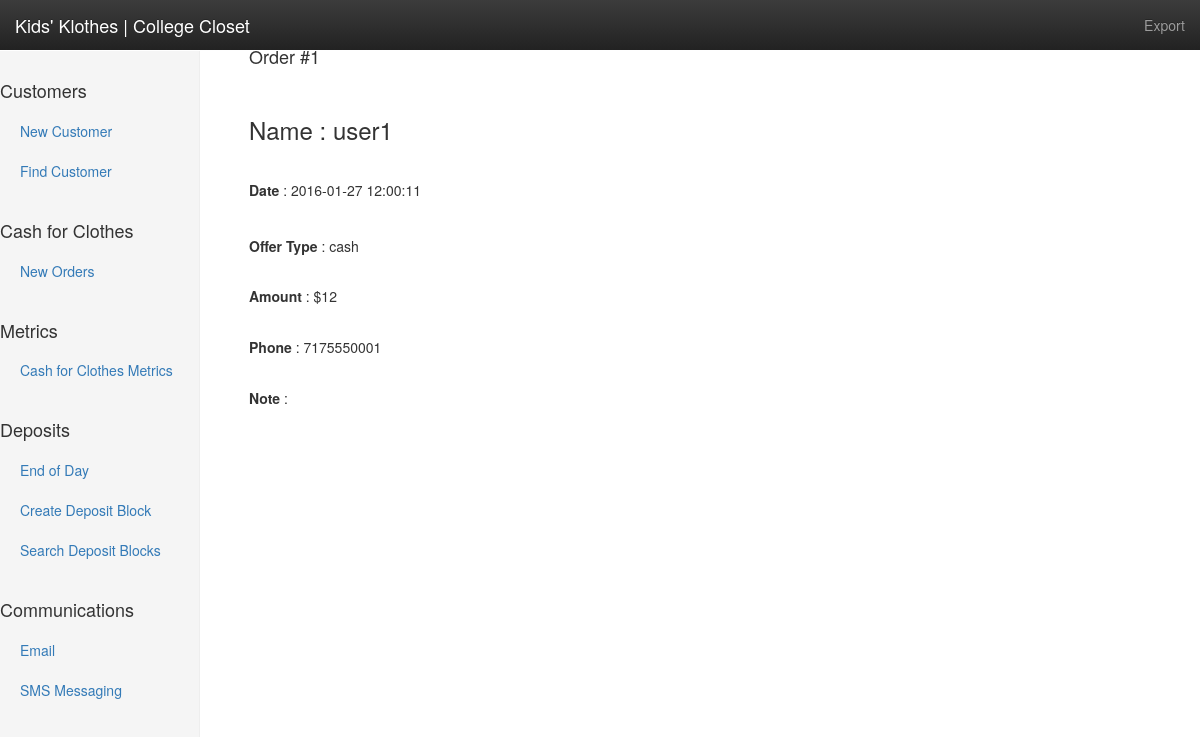
Screenshot of /view_order.php?id=1 with the database file from the repository.
### tables this page shows
CREATE TABLE IF NOT EXISTS `orders` (
`order_id` int(11) NOT NULL,
  `customer_id` int(11) DEFAULT NULL,
  `date` timestamp NOT NULL DEFAULT CURRENT_TIMESTAMP ON UPDATE CURRENT_TIMESTAMP,
  `type` varchar(6) DEFAULT 'Cash',
  `amount` double DEFAULT NULL
);

CREATE TABLE IF NOT EXISTS `customers` (
`customer_id` int(11) NOT NULL,
  `name` varchar(255) DEFAULT NULL,
  `email` varchar(255) DEFAULT NULL,
  `phone` varchar(15) DEFAULT NULL,
  `balance` int(11) DEFAULT NULL,
  `note` varchar(255) DEFAULT NULL,
  `address` varchar(255) NOT NULL,
  `city` varchar(255) NOT NULL,
  `state` varchar(2) NOT NULL,
  `zip` varchar(5) NOT NULL,
  `license` varchar(8) NOT NULL
);

### view_order.php (the view, shortened to what this page needs)
<?php include 'includes/dbconnect.php'; ?>
<html>
	<head>
		<link rel="stylesheet" href="https://maxcdn.bootstrapcdn.com/bootstrap/3.3.6/css/bootstrap.min.css">
		<link rel="stylesheet" href="https://maxcdn.bootstrapcdn.com/bootstrap/3.3.6/css/bootstrap-theme.min.css">
		<link rel="stylesheet" href="css/view_order.css">
	</head>
	<body>
		<nav class="navbar navbar-inverse navbar-fixed-top">
			<div class="container-fluid">
				<div class="navbar-header">
					<a class="navbar-brand" href="index.php">Kids' Klothes | College Closet</a>
				</div>
				<div id="navbar" class="navbar-collapse collapse">
					<ul class="nav navbar-nav navbar-right">
						<li><a href="php/export_cust.php">Export</a></li>
					</ul>
				</div>
			</div>
		</nav>
		<div class="container-fluid">
			<div class="row">
				<div class="col-sm-3 col-md-2 sidebar">
					<ul class="nav nav-sidebar">
						<li><h4>Customers</h4></li>
						<li><a href="new_customer.php">New Customer</a></li>
						<li><a href="find_customer.php">Find Customer</a></li>
					</ul>
					<ul class="nav nav-sidebar">
						<li><h4>Cash for Clothes</h4></li>
						<li><a href="new_order.php">New Orders</a></li>
					</ul>
					<ul class="nav nav-sidebar">
						<li><h4>Metrics</h4></li>
						<li><a href="metrics.php">Cash for Clothes  Metrics</a></li>
					</ul>
					<ul class="nav nav-sidebar">
						<li><h4>Deposits</h4></li>
						<li><a href="endday.php">End of Day</a></li>
						<li><a href="depositblock.php">Create Deposit Block</a></li>
						<li><a href="search_deposits.php">Search Deposit Blocks</a></li>
					</ul>
					<ul class="nav nav-sidebar">
						<li><h4>Communications</h4></li>
						<li><a href="email.php">Email</a></li>
						<li><a href="text.php">SMS Messaging</a></li>
					</ul>
					</div>
				<div class="col-sm-9 col-md-10 cont">
				</div>
			</div>
			<div class="col-sm-9 col-md-10 cont">
				<?php
				$sql = "SELECT * FROM orders INNER JOIN customers ON customers.customer_id=orders.customer_id WHERE order_id=".$_GET["id"].";";
				$result = mysqli_query($conn, $sql);
				while ($row = mysqli_fetch_assoc($result)){
					$id = $row["order_id"];
					$date = $row["date"];
					$amount = $row["amount"];
					$name = $row["name"];
					$phone = $row["phone"];
					$type = $row["type"];
					$note = $row["note"];
				}
				echo "<h4>Order #".$id."</h3><br />";
				echo "<h3>Name : ".$name."</h5><br />";
				echo "<h5><strong>Date </strong>: ".$date."</h4><br />";
				echo "<h5><strong>Offer Type </strong>: ".$type."</p><br />";
				echo "<h5><strong>Amount </strong>: $".$amount."</p><br />";
				echo "<h5><strong>Phone </strong>: ".$phone."</p><br />";
				echo "<h5><strong>Note </strong>: ".$note."</p><br />";
				?>
			</div>
		</div>
	</body>
</html>

### css/view_order.css (style rules this page uses)
.cont { padding-left: 20%; }
body { padding-top: 3%; }
.navbar-fixed-top { border: 0; }
.sidebar { display: none; }
@media (min-width: 768px) { .sidebar { position: fixed; top: 51px; bottom: 0; left: 0; z-index: 1000; display: block; padding: 20px; overflow-x: hidden; overflow-y: auto; background-color: #f5f5f5; border-right: 1px solid #eee; } }
.nav-sidebar { margin-right: -21px; margin-bottom: 20px; margin-left: -20px; }
.nav-sidebar > li > a { padding-right: 20px; padding-left: 20px; }

### rows the page displays
orders: order_id "1", customer.name "user1", date "2016-01-27 12:00:11", type "cash", amount "12", customer.phone "7175550001"
